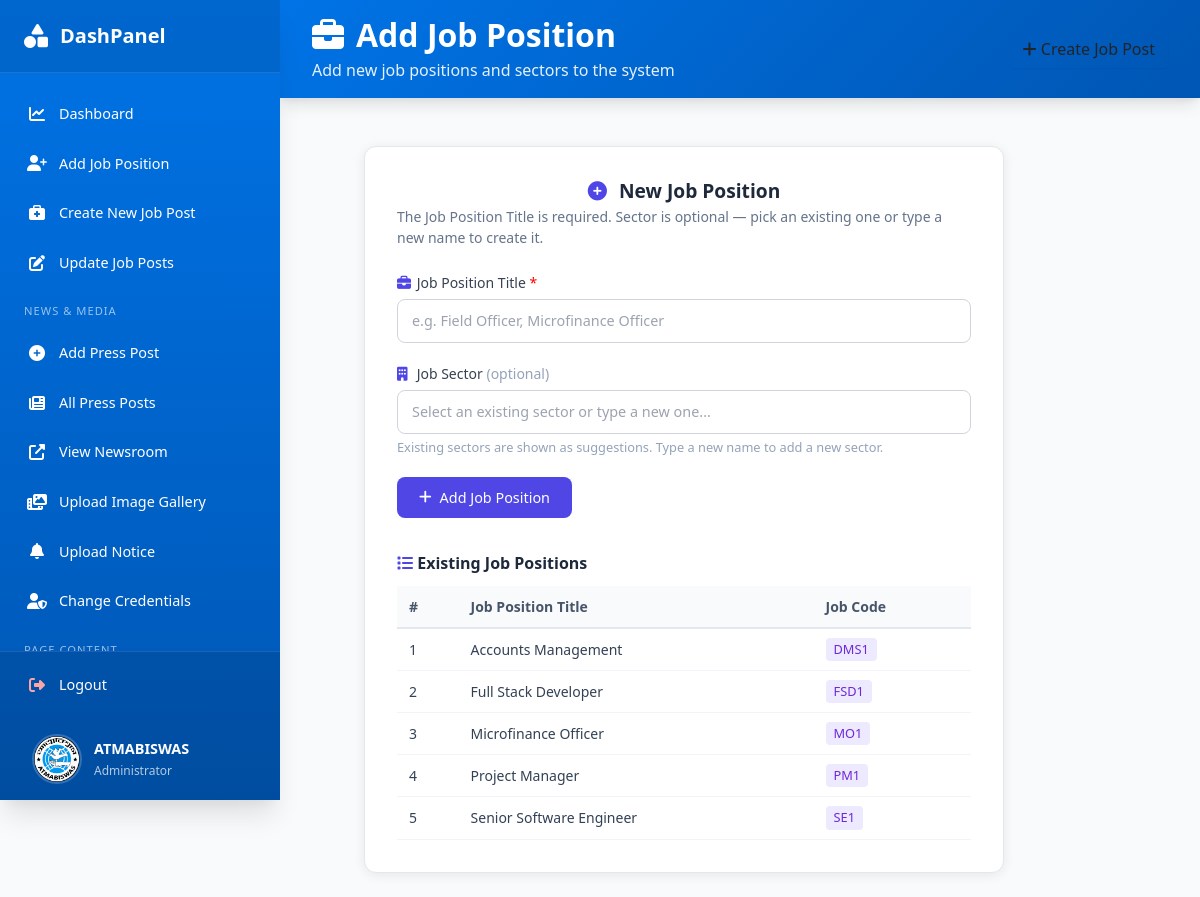
The app's page /backend/DashBoard/addJobPosition.php (signed in) with its own data.
### tables this page shows
CREATE TABLE `jobcodes` (
  `jobid` int NOT NULL AUTO_INCREMENT,
  `JobTitle` varchar(255) NOT NULL,
  `JobCode` varchar(255) NOT NULL,
  PRIMARY KEY (`jobid`)
);

### backend/DashBoard/addJobPosition.php (the view, shortened to what this page needs)
<?php
$db         = new Db();
$connection = $db->connect();
$posStmt = $connection->prepare("SELECT JobTitle, JobCode FROM jobcodes ORDER BY JobTitle ASC");
$posStmt->execute();
$existingPositions = $posStmt->fetchAll(PDO::FETCH_ASSOC);
?>
<!DOCTYPE html>
<html lang="en">
<head>
    <script src="https://cdn.tailwindcss.com"></script>
    <link rel="stylesheet" href="css/uploadfile.css">
    <link rel="stylesheet" href="css/admin-sidebar.css">
    <link href="https://cdn.jsdelivr.net/npm/bootstrap@5.1.3/dist/css/bootstrap.min.css" rel="stylesheet">
    <link rel="stylesheet" href="https://cdnjs.cloudflare.com/ajax/libs/font-awesome/6.4.0/css/all.min.css" />
</head>
<body class="bg-gray-50">
<div class="dashboard-container">
    <div class="sidebar-container">
        <?php include 'sidebar.php' ?>
    </div>
    <div class="main-content">
        <div class="page-header">
            <div class="header-content">
                <div class="header-left">
                    <h1 class="page-title"><i class="fas fa-briefcase"></i> Add Job Position</h1>
                    <p class="page-subtitle">Add new job positions and sectors to the system</p>
                </div>
                <div class="header-actions">
                    <a href="createjob.php" class="btn btn-outline">
                        <i class="fas fa-plus"></i> Create Job Post
                    </a>
                </div>
            </div>
        </div>
        <section class="form-section">
            <div class="form-container">
                <form action="../addJob_processing.php" method="POST" class="job-form" id="addJobForm">
                    <h2 class="form-title"><i class="fas fa-plus-circle" style="color:#4f46e5"></i> New Job Position</h2>
                    <p class="form-description">The Job Position Title is required. Sector is optional — pick an existing one or type a new name to create it.</p>
                    <div class="form-group">
                        <label for="jobtitle" class="form-label">
                            <i class="fas fa-briefcase" style="color:#4f46e5"></i> Job Position Title <span style="color:red">*</span>
                        </label>
                        <input
                            type="text"
                            id="jobtitle"
                            name="jobtitle"
                            class="form-input"
                            placeholder="e.g. Field Officer, Microfinance Officer"
                            required />
                    </div>
                    <div class="form-group">
                        <label for="jobsector" class="form-label">
                            <i class="fas fa-building" style="color:#4f46e5"></i> Job Sector <span style="color:#94a3b8">(optional)</span>
                        </label>
                        <input
                            type="text"
                            id="jobsector"
                            name="jobsector"
                            class="form-input"
                            list="sectors-list"
                            placeholder="Select an existing sector or type a new one..." />
                        <p class="hint">Existing sectors are shown as suggestions. Type a new name to add a new sector.</p>
                    </div>
                    <button type="submit" class="btn-submit">
                        <i class="fas fa-plus"></i> Add Job Position
                    </button>
                </form>
                <div class="positions-table">
                    <h3><i class="fas fa-list" style="color:#4f46e5"></i> Existing Job Positions</h3>
                    <?php if (empty($existingPositions)): ?>
                        <p class="empty-hint">No job positions added yet.</p>
                    <?php else: ?>
                        <table>
                            <thead>
                                <tr>
                                    <th>#</th>
                                    <th>Job Position Title</th>
                                    <th>Job Code</th>
                                </tr>
                            </thead>
                            <tbody>
                                <?php foreach ($existingPositions as $i => $pos): ?>
                                    <tr>
                                        <td><?= $i + 1 ?></td>
                                        <td><?= htmlspecialchars($pos['JobTitle']) ?></td>
                                        <td><span class="code-badge"><?= htmlspecialchars($pos['JobCode']) ?></span></td>
                                    </tr>
                                <?php endforeach; ?>
                            </tbody>
                        </table>
                    <?php endif; ?>
                </div>
            </div>
        </section>
    </div>
</div>
</body>
</html>

### backend/DashBoard/css/uploadfile.css (style rules this page uses)
:root { --primary: #0073e6; --secondary: #0073e6; --accent: #0073e6; --success: #0073e6; --warning: #0073e6; --light: #ffffff; --dark: #000000; --gray-50: #f9fafb; --gray-100: #f3f4f6; --gray-200: #e5e7eb; --gray-300: #d1d5db; --gray-400: #9ca3af; --gray-500: #6b7280; --gray-600: #4b5563; --gray-700: #374151; --gray-800: #1f2937; --gray-900: #111827; --shadow-sm: 0 1px 2px 0 rgba(0, 0, 0, 0.05); --shadow: 0 1px 3px 0 rgba(0, 0, 0, 0.1), 0 1px 2px 0 rgba(0, 0, 0, 0.06); --shadow-md: 0 4px 6px -1px rgba(0, 0, 0, 0.1), 0 2px 4px -1px rgba(0, 0, 0, 0.06); --shadow-lg: 0 10px 15px -3px rgba(0, 0, 0, 0.1), 0 4px 6px -2px rgba(0, 0, 0, 0.05); --shadow-xl: 0 20px 25px -5px rgba(0, 0, 0, 0.1), 0 10px 10px -5px rgba(0, 0, 0, 0.04); }
* { margin: 0; padding: 0; box-sizing: border-box; }
body { font-family: "Inter", -apple-system, BlinkMacSystemFont, "Segoe UI", Roboto, sans-serif; background-color: var(--gray-50); color: var(--dark); line-height: 1.6; }
.dashboard-container { display: flex; min-height: 100vh; }
.sidebar-container { flex-shrink: 0; width: 280px; position: relative; margin: 0; padding: 0; }
.main-content { flex: 1; margin-left: 0; padding: 0; overflow-y: auto; min-height: 100vh; width: calc(100% - 280px); }
.page-header { background: linear-gradient(135deg, var(--primary) 0%, #0056b3 100%); color: var(--light); padding: 1rem 0; margin-bottom: 1.5rem; box-shadow: var(--shadow-lg); }
.header-content { max-width: 1200px; margin: 0 auto; padding: 0 2rem; display: flex; justify-content: space-between; align-items: center; }
.header-left h1 { font-size: 2rem; font-weight: 700; margin-bottom: 0.25rem; display: flex; align-items: center; gap: 0.75rem; }
.header-left h1 i { color: var(--light); }
.page-subtitle { font-size: 1rem; opacity: 0.9; font-weight: 400; }
.form-section, .upload-section { max-width: 800px; margin: 0 auto; padding: 0 2rem 2rem; }
.form-container, .upload-container { background: var(--light); border-radius: 16px; box-shadow: var(--shadow-lg); overflow: hidden; border: 1px solid var(--gray-200); }
.form-title { font-size: 1.8rem; font-weight: 700; color: var(--dark); margin-bottom: 0.5rem; display: flex; align-items: center; justify-content: center; gap: 0.75rem; }
.form-title i { color: var(--primary); }
.form-description { color: var(--gray-600); font-size: 1rem; margin: 0; }
.form-group { margin-bottom: 1.5rem; }
.form-label { display: flex; align-items: center; gap: 0.5rem; font-size: 0.9rem; font-weight: 600; color: var(--dark); margin-bottom: 0.5rem; }
.form-label i { color: var(--primary); width: 16px; }
.form-input, .form-select, .form-textarea { width: 100%; padding: 0.75rem 1rem; border: 2px solid var(--gray-200); border-radius: 8px; font-size: 0.9rem; color: var(--dark); background: var(--light); transition: all 0.3s ease; }
.btn { display: inline-flex; align-items: center; gap: 0.5rem; padding: 0.75rem 2rem; border: none; border-radius: 8px; font-size: 0.9rem; font-weight: 600; text-decoration: none; cursor: pointer; transition: all 0.3s ease; box-shadow: var(--shadow-sm); }

### backend/DashBoard/css/admin-sidebar.css (style rules this page uses)
:root { --primary: #0073e6; --secondary: #0073e6; --accent: #0073e6; --success: #0073e6; --warning: #0073e6; --light: #ffffff; --dark: #000000; --gray-50: #f9fafb; --gray-100: #f3f4f6; --gray-200: #e5e7eb; --gray-300: #d1d5db; --gray-400: #9ca3af; --gray-500: #6b7280; --gray-600: #4b5563; --gray-700: #374151; --gray-800: #1f2937; --gray-900: #111827; --shadow-sm: 0 1px 2px 0 rgba(0, 0, 0, 0.05); --shadow: 0 1px 3px 0 rgba(0, 0, 0, 0.1), 0 1px 2px 0 rgba(0, 0, 0, 0.06); --shadow-md: 0 4px 6px -1px rgba(0, 0, 0, 0.1), 0 2px 4px -1px rgba(0, 0, 0, 0.06); --shadow-lg: 0 10px 15px -3px rgba(0, 0, 0, 0.1), 0 4px 6px -2px rgba(0, 0, 0, 0.05); --shadow-xl: 0 20px 25px -5px rgba(0, 0, 0, 0.1), 0 10px 10px -5px rgba(0, 0, 0, 0.04); }

### records on screen
jobcodes: JobTitle "Accounts Management", JobCode "DMS1"
jobcodes: JobTitle "Full Stack Developer", JobCode "FSD1"
jobcodes: JobTitle "Microfinance Officer", JobCode "MO1"
jobcodes: JobTitle "Project Manager", JobCode "PM1"
jobcodes: JobTitle "Senior Software Engineer", JobCode "SE1"
